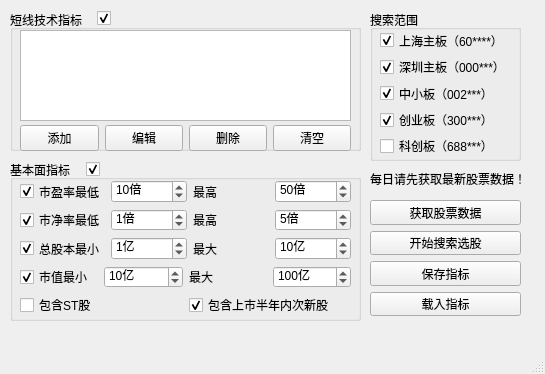
<?xml version="1.0" encoding="UTF-8"?>
<ui version="4.0">
 <class>StockFinder</class>
 <widget class="QMainWindow" name="StockFinder">
  <property name="geometry">
   <rect>
    <x>0</x>
    <y>0</y>
    <width>545</width>
    <height>374</height>
   </rect>
  </property>
  <property name="windowTitle">
   <string>智能选股器</string>
  </property>
  <widget class="QWidget" name="centralwidget">
   <widget class="QGroupBox" name="grpSearchRange">
    <property name="geometry">
     <rect>
      <x>370</x>
      <y>10</y>
      <width>151</width>
      <height>151</height>
     </rect>
    </property>
    <property name="font">
     <font>
      <family>Microsoft YaHei UI</family>
      <pointsize>9</pointsize>
     </font>
    </property>
    <property name="title">
     <string>搜索范围</string>
    </property>
    <widget class="QWidget" name="layoutWidget">
     <property name="geometry">
      <rect>
       <x>10</x>
       <y>20</y>
       <width>135</width>
       <height>126</height>
      </rect>
     </property>
     <property name="font">
      <font>
       <family>Microsoft YaHei UI</family>
       <pointsize>9</pointsize>
      </font>
     </property>
     <layout class="QVBoxLayout" name="verticalLayout_2">
      <item>
       <widget class="QCheckBox" name="cbxShanghaiMain">
        <property name="font">
         <font>
          <family>Microsoft YaHei UI</family>
          <pointsize>9</pointsize>
         </font>
        </property>
        <property name="text">
         <string>上海主板（60****）</string>
        </property>
        <property name="checked">
         <bool>true</bool>
        </property>
       </widget>
      </item>
      <item>
       <widget class="QCheckBox" name="cbxShenZhenMain">
        <property name="font">
         <font>
          <family>Microsoft YaHei UI</family>
          <pointsize>9</pointsize>
         </font>
        </property>
        <property name="text">
         <string>深圳主板（000***）</string>
        </property>
        <property name="checked">
         <bool>true</bool>
        </property>
       </widget>
      </item>
      <item>
       <widget class="QCheckBox" name="cbxShenZhenSmall">
        <property name="font">
         <font>
          <family>Microsoft YaHei UI</family>
          <pointsize>9</pointsize>
         </font>
        </property>
        <property name="text">
         <string>中小板（002***）</string>
        </property>
        <property name="checked">
         <bool>true</bool>
        </property>
       </widget>
      </item>
      <item>
       <widget class="QCheckBox" name="cbxShenZhenNew">
        <property name="font">
         <font>
          <family>Microsoft YaHei UI</family>
          <pointsize>9</pointsize>
         </font>
        </property>
        <property name="text">
         <string>创业板（300***）</string>
        </property>
        <property name="checked">
         <bool>true</bool>
        </property>
       </widget>
      </item>
      <item>
       <widget class="QCheckBox" name="cbxShanghaiScience">
        <property name="font">
         <font>
          <family>Microsoft YaHei UI</family>
          <pointsize>9</pointsize>
         </font>
        </property>
        <property name="text">
         <string>科创板（688***）</string>
        </property>
        <property name="checked">
         <bool>false</bool>
        </property>
       </widget>
      </item>
     </layout>
    </widget>
   </widget>
   <widget class="QGroupBox" name="grpTechnicalIndex">
    <property name="enabled">
     <bool>true</bool>
    </property>
    <property name="geometry">
     <rect>
      <x>10</x>
      <y>10</y>
      <width>351</width>
      <height>141</height>
     </rect>
    </property>
    <property name="font">
     <font>
      <family>Microsoft YaHei UI</family>
      <pointsize>9</pointsize>
     </font>
    </property>
    <property name="title">
     <string>短线技术指标</string>
    </property>
    <widget class="QListWidget" name="lstCriteriaItems">
     <property name="geometry">
      <rect>
       <x>10</x>
       <y>20</y>
       <width>331</width>
       <height>91</height>
      </rect>
     </property>
    </widget>
    <widget class="QWidget" name="layoutWidget">
     <property name="geometry">
      <rect>
       <x>10</x>
       <y>115</y>
       <width>331</width>
       <height>26</height>
      </rect>
     </property>
     <layout class="QHBoxLayout" name="horizontalLayout">
      <item>
       <widget class="QPushButton" name="btnAddCriteria">
        <property name="text">
         <string>添加</string>
        </property>
       </widget>
      </item>
      <item>
       <widget class="QPushButton" name="btnEditCriteria">
        <property name="text">
         <string>编辑</string>
        </property>
       </widget>
      </item>
      <item>
       <widget class="QPushButton" name="btnRemoveCriteria">
        <property name="text">
         <string>删除</string>
        </property>
       </widget>
      </item>
      <item>
       <widget class="QPushButton" name="btnResetCriteria">
        <property name="text">
         <string>清空</string>
        </property>
       </widget>
      </item>
     </layout>
    </widget>
   </widget>
   <widget class="QGroupBox" name="grpCompanyInfo">
    <property name="geometry">
     <rect>
      <x>10</x>
      <y>160</y>
      <width>351</width>
      <height>161</height>
     </rect>
    </property>
    <property name="font">
     <font>
      <family>Microsoft YaHei UI</family>
      <pointsize>9</pointsize>
     </font>
    </property>
    <property name="title">
     <string>基本面指标</string>
    </property>
    <widget class="QWidget" name="layoutWidget">
     <property name="geometry">
      <rect>
       <x>10</x>
       <y>20</y>
       <width>331</width>
       <height>136</height>
      </rect>
     </property>
     <property name="font">
      <font>
       <family>Microsoft YaHei UI</family>
       <pointsize>9</pointsize>
      </font>
     </property>
     <layout class="QVBoxLayout" name="verticalLayout_3">
      <item>
       <layout class="QHBoxLayout" name="horizontalLayout_2">
        <item>
         <widget class="QCheckBox" name="cbxPriceEarning">
          <property name="font">
           <font>
            <family>Microsoft YaHei UI</family>
            <pointsize>9</pointsize>
           </font>
          </property>
          <property name="text">
           <string>市盈率最低</string>
          </property>
          <property name="checked">
           <bool>true</bool>
          </property>
         </widget>
        </item>
        <item>
         <widget class="QSpinBox" name="spbPriceEarningMin">
          <property name="font">
           <font>
            <family>Microsoft YaHei UI</family>
            <pointsize>9</pointsize>
           </font>
          </property>
          <property name="suffix">
           <string>倍</string>
          </property>
          <property name="minimum">
           <number>0</number>
          </property>
          <property name="maximum">
           <number>100</number>
          </property>
          <property name="value">
           <number>10</number>
          </property>
         </widget>
        </item>
        <item>
         <widget class="QLabel" name="lblPriceEarningMax">
          <property name="font">
           <font>
            <family>Microsoft YaHei UI</family>
            <pointsize>9</pointsize>
           </font>
          </property>
          <property name="text">
           <string>最高</string>
          </property>
         </widget>
        </item>
        <item>
         <widget class="QSpinBox" name="spbPriceEarningMax">
          <property name="font">
           <font>
            <family>Microsoft YaHei UI</family>
            <pointsize>9</pointsize>
           </font>
          </property>
          <property name="suffix">
           <string>倍</string>
          </property>
          <property name="minimum">
           <number>5</number>
          </property>
          <property name="maximum">
           <number>1000</number>
          </property>
          <property name="value">
           <number>50</number>
          </property>
         </widget>
        </item>
       </layout>
      </item>
      <item>
       <layout class="QHBoxLayout" name="horizontalLayout_5">
        <item>
         <widget class="QCheckBox" name="cbxPriceBook">
          <property name="font">
           <font>
            <family>Microsoft YaHei UI</family>
            <pointsize>9</pointsize>
           </font>
          </property>
          <property name="text">
           <string>市净率最低</string>
          </property>
          <property name="checked">
           <bool>true</bool>
          </property>
         </widget>
        </item>
        <item>
         <widget class="QSpinBox" name="spbPriceBookMin">
          <property name="font">
           <font>
            <family>Microsoft YaHei UI</family>
            <pointsize>9</pointsize>
           </font>
          </property>
          <property name="suffix">
           <string>倍</string>
          </property>
          <property name="minimum">
           <number>0</number>
          </property>
          <property name="maximum">
           <number>10</number>
          </property>
          <property name="value">
           <number>1</number>
          </property>
         </widget>
        </item>
        <item>
         <widget class="QLabel" name="lblPriceBookMax">
          <property name="font">
           <font>
            <family>Microsoft YaHei UI</family>
            <pointsize>9</pointsize>
           </font>
          </property>
          <property name="text">
           <string>最高</string>
          </property>
         </widget>
        </item>
        <item>
         <widget class="QSpinBox" name="spbPriceBookMax">
          <property name="font">
           <font>
            <family>Microsoft YaHei UI</family>
            <pointsize>9</pointsize>
           </font>
          </property>
          <property name="suffix">
           <string>倍</string>
          </property>
          <property name="minimum">
           <number>1</number>
          </property>
          <property name="maximum">
           <number>50</number>
          </property>
          <property name="value">
           <number>5</number>
          </property>
         </widget>
        </item>
       </layout>
      </item>
      <item>
       <layout class="QHBoxLayout" name="horizontalLayout_7">
        <item>
         <widget class="QCheckBox" name="cbxTotalShare">
          <property name="font">
           <font>
            <family>Microsoft YaHei UI</family>
            <pointsize>9</pointsize>
           </font>
          </property>
          <property name="text">
           <string>总股本最小</string>
          </property>
          <property name="checked">
           <bool>true</bool>
          </property>
         </widget>
        </item>
        <item>
         <widget class="QSpinBox" name="spbTotalShareMin">
          <property name="font">
           <font>
            <family>Microsoft YaHei UI</family>
            <pointsize>9</pointsize>
           </font>
          </property>
          <property name="suffix">
           <string>亿</string>
          </property>
          <property name="minimum">
           <number>0</number>
          </property>
          <property name="maximum">
           <number>10</number>
          </property>
          <property name="value">
           <number>1</number>
          </property>
         </widget>
        </item>
        <item>
         <widget class="QLabel" name="lblTotalShareMax">
          <property name="font">
           <font>
            <family>Microsoft YaHei UI</family>
            <pointsize>9</pointsize>
           </font>
          </property>
          <property name="text">
           <string>最大</string>
          </property>
         </widget>
        </item>
        <item>
         <widget class="QSpinBox" name="spbTotalShareMax">
          <property name="font">
           <font>
            <family>Microsoft YaHei UI</family>
            <pointsize>9</pointsize>
           </font>
          </property>
          <property name="suffix">
           <string>亿</string>
          </property>
          <property name="minimum">
           <number>1</number>
          </property>
          <property name="maximum">
           <number>10000</number>
          </property>
          <property name="value">
           <number>10</number>
          </property>
         </widget>
        </item>
       </layout>
      </item>
      <item>
       <layout class="QHBoxLayout" name="horizontalLayout_6">
        <item>
         <widget class="QCheckBox" name="cbxTotalAsset">
          <property name="font">
           <font>
            <family>Microsoft YaHei UI</family>
            <pointsize>9</pointsize>
           </font>
          </property>
          <property name="text">
           <string>市值最小</string>
          </property>
          <property name="checked">
           <bool>true</bool>
          </property>
         </widget>
        </item>
        <item>
         <widget class="QSpinBox" name="spbTotalAssetsMin">
          <property name="font">
           <font>
            <family>Microsoft YaHei UI</family>
            <pointsize>9</pointsize>
           </font>
          </property>
          <property name="suffix">
           <string>亿</string>
          </property>
          <property name="minimum">
           <number>1</number>
          </property>
          <property name="maximum">
           <number>1000</number>
          </property>
          <property name="value">
           <number>10</number>
          </property>
         </widget>
        </item>
        <item>
         <widget class="QLabel" name="lblTotalAssetsMax">
          <property name="font">
           <font>
            <family>Microsoft YaHei UI</family>
            <pointsize>9</pointsize>
           </font>
          </property>
          <property name="text">
           <string>最大</string>
          </property>
         </widget>
        </item>
        <item>
         <widget class="QSpinBox" name="spbTotalAssetsMax">
          <property name="font">
           <font>
            <family>Microsoft YaHei UI</family>
            <pointsize>9</pointsize>
           </font>
          </property>
          <property name="suffix">
           <string>亿</string>
          </property>
          <property name="minimum">
           <number>10</number>
          </property>
          <property name="maximum">
           <number>99999</number>
          </property>
          <property name="value">
           <number>100</number>
          </property>
         </widget>
        </item>
       </layout>
      </item>
      <item>
       <layout class="QHBoxLayout" name="horizontalLayout_3">
        <item>
         <widget class="QCheckBox" name="cbxIncludeStStock">
          <property name="text">
           <string>包含ST股</string>
          </property>
         </widget>
        </item>
        <item>
         <widget class="QCheckBox" name="cbxIncludeNewStock">
          <property name="text">
           <string>包含上市半年内次新股</string>
          </property>
          <property name="checked">
           <bool>true</bool>
          </property>
         </widget>
        </item>
       </layout>
      </item>
     </layout>
    </widget>
   </widget>
   <widget class="QCheckBox" name="cbxTechnicalIndexEnabled">
    <property name="geometry">
     <rect>
      <x>97</x>
      <y>10</y>
      <width>21</width>
      <height>16</height>
     </rect>
    </property>
    <property name="font">
     <font>
      <family>Microsoft YaHei UI</family>
      <pointsize>9</pointsize>
     </font>
    </property>
    <property name="text">
     <string/>
    </property>
    <property name="checked">
     <bool>true</bool>
    </property>
   </widget>
   <widget class="QCheckBox" name="cbxCompanyInfoEnabled">
    <property name="geometry">
     <rect>
      <x>86</x>
      <y>161</y>
      <width>21</width>
      <height>16</height>
     </rect>
    </property>
    <property name="font">
     <font>
      <family>Microsoft YaHei UI</family>
      <pointsize>9</pointsize>
     </font>
    </property>
    <property name="text">
     <string/>
    </property>
    <property name="checked">
     <bool>true</bool>
    </property>
   </widget>
   <widget class="QWidget" name="layoutWidget">
    <property name="geometry">
     <rect>
      <x>370</x>
      <y>200</y>
      <width>151</width>
      <height>116</height>
     </rect>
    </property>
    <layout class="QVBoxLayout" name="verticalLayout">
     <item>
      <widget class="QPushButton" name="btnGetAllStockData">
       <property name="font">
        <font>
         <family>Microsoft YaHei UI</family>
         <pointsize>9</pointsize>
        </font>
       </property>
       <property name="text">
        <string>获取股票数据</string>
       </property>
      </widget>
     </item>
     <item>
      <widget class="QPushButton" name="btnStartSearch">
       <property name="font">
        <font>
         <family>Microsoft YaHei UI</family>
         <pointsize>9</pointsize>
        </font>
       </property>
       <property name="text">
        <string>开始搜索选股</string>
       </property>
      </widget>
     </item>
     <item>
      <widget class="QPushButton" name="btnSaveConfig">
       <property name="font">
        <font>
         <family>Microsoft YaHei UI</family>
         <pointsize>9</pointsize>
        </font>
       </property>
       <property name="text">
        <string>保存指标</string>
       </property>
      </widget>
     </item>
     <item>
      <widget class="QPushButton" name="btnLoadConfig">
       <property name="font">
        <font>
         <family>Microsoft YaHei UI</family>
         <pointsize>9</pointsize>
        </font>
       </property>
       <property name="text">
        <string>载入指标</string>
       </property>
      </widget>
     </item>
    </layout>
   </widget>
   <widget class="QLabel" name="lblGetStockReminder">
    <property name="geometry">
     <rect>
      <x>370</x>
      <y>171</y>
      <width>151</width>
      <height>16</height>
     </rect>
    </property>
    <property name="font">
     <font>
      <family>Microsoft YaHei UI</family>
      <pointsize>9</pointsize>
     </font>
    </property>
    <property name="text">
     <string>每日请先获取最新股票数据！</string>
    </property>
   </widget>
  </widget>
  <widget class="QMenuBar" name="menubar">
   <property name="geometry">
    <rect>
     <x>0</x>
     <y>0</y>
     <width>545</width>
     <height>22</height>
    </rect>
   </property>
  </widget>
  <widget class="QStatusBar" name="statusbar"/>
 </widget>
 <resources/>
 <connections>
  <connection>
   <sender>btnStartSearch</sender>
   <signal>clicked()</signal>
   <receiver>StockFinder</receiver>
   <slot>search_all_stocks()</slot>
   <hints>
    <hint type="sourcelabel">
     <x>423</x>
     <y>231</y>
    </hint>
    <hint type="destinationlabel">
     <x>451</x>
     <y>258</y>
    </hint>
   </hints>
  </connection>
  <connection>
   <sender>btnGetAllStockData</sender>
   <signal>clicked()</signal>
   <receiver>StockFinder</receiver>
   <slot>export_all_stock_data()</slot>
   <hints>
    <hint type="sourcelabel">
     <x>421</x>
     <y>208</y>
    </hint>
    <hint type="destinationlabel">
     <x>453</x>
     <y>185</y>
    </hint>
   </hints>
  </connection>
  <connection>
   <sender>cbxTechnicalIndexEnabled</sender>
   <signal>clicked(bool)</signal>
   <receiver>grpTechnicalIndex</receiver>
   <slot>setEnabled(bool)</slot>
   <hints>
    <hint type="sourcelabel">
     <x>80</x>
     <y>37</y>
    </hint>
    <hint type="destinationlabel">
     <x>54</x>
     <y>39</y>
    </hint>
   </hints>
  </connection>
  <connection>
   <sender>cbxPriceEarning</sender>
   <signal>clicked(bool)</signal>
   <receiver>spbPriceEarningMin</receiver>
   <slot>setEnabled(bool)</slot>
   <hints>
    <hint type="sourcelabel">
     <x>68</x>
     <y>214</y>
    </hint>
    <hint type="destinationlabel">
     <x>134</x>
     <y>214</y>
    </hint>
   </hints>
  </connection>
  <connection>
   <sender>cbxPriceEarning</sender>
   <signal>clicked(bool)</signal>
   <receiver>spbPriceEarningMax</receiver>
   <slot>setEnabled(bool)</slot>
   <hints>
    <hint type="sourcelabel">
     <x>69</x>
     <y>218</y>
    </hint>
    <hint type="destinationlabel">
     <x>296</x>
     <y>219</y>
    </hint>
   </hints>
  </connection>
  <connection>
   <sender>cbxPriceBook</sender>
   <signal>clicked(bool)</signal>
   <receiver>spbPriceBookMin</receiver>
   <slot>setEnabled(bool)</slot>
   <hints>
    <hint type="sourcelabel">
     <x>53</x>
     <y>242</y>
    </hint>
    <hint type="destinationlabel">
     <x>129</x>
     <y>242</y>
    </hint>
   </hints>
  </connection>
  <connection>
   <sender>cbxPriceBook</sender>
   <signal>clicked(bool)</signal>
   <receiver>spbPriceBookMax</receiver>
   <slot>setEnabled(bool)</slot>
   <hints>
    <hint type="sourcelabel">
     <x>71</x>
     <y>241</y>
    </hint>
    <hint type="destinationlabel">
     <x>292</x>
     <y>246</y>
    </hint>
   </hints>
  </connection>
  <connection>
   <sender>cbxTotalShare</sender>
   <signal>clicked(bool)</signal>
   <receiver>spbTotalShareMin</receiver>
   <slot>setEnabled(bool)</slot>
   <hints>
    <hint type="sourcelabel">
     <x>58</x>
     <y>269</y>
    </hint>
    <hint type="destinationlabel">
     <x>117</x>
     <y>269</y>
    </hint>
   </hints>
  </connection>
  <connection>
   <sender>cbxTotalShare</sender>
   <signal>clicked(bool)</signal>
   <receiver>spbTotalShareMax</receiver>
   <slot>setEnabled(bool)</slot>
   <hints>
    <hint type="sourcelabel">
     <x>66</x>
     <y>270</y>
    </hint>
    <hint type="destinationlabel">
     <x>298</x>
     <y>272</y>
    </hint>
   </hints>
  </connection>
  <connection>
   <sender>cbxTotalAsset</sender>
   <signal>clicked(bool)</signal>
   <receiver>spbTotalAssetsMin</receiver>
   <slot>setEnabled(bool)</slot>
   <hints>
    <hint type="sourcelabel">
     <x>98</x>
     <y>295</y>
    </hint>
    <hint type="destinationlabel">
     <x>128</x>
     <y>295</y>
    </hint>
   </hints>
  </connection>
  <connection>
   <sender>cbxTotalAsset</sender>
   <signal>clicked(bool)</signal>
   <receiver>spbTotalAssetsMax</receiver>
   <slot>setEnabled(bool)</slot>
   <hints>
    <hint type="sourcelabel">
     <x>62</x>
     <y>301</y>
    </hint>
    <hint type="destinationlabel">
     <x>290</x>
     <y>299</y>
    </hint>
   </hints>
  </connection>
  <connection>
   <sender>cbxCompanyInfoEnabled</sender>
   <signal>clicked(bool)</signal>
   <receiver>grpCompanyInfo</receiver>
   <slot>setEnabled(bool)</slot>
   <hints>
    <hint type="sourcelabel">
     <x>94</x>
     <y>188</y>
    </hint>
    <hint type="destinationlabel">
     <x>64</x>
     <y>190</y>
    </hint>
   </hints>
  </connection>
  <connection>
   <sender>btnAddCriteria</sender>
   <signal>clicked()</signal>
   <receiver>StockFinder</receiver>
   <slot>add_criteria_item()</slot>
   <hints>
    <hint type="sourcelabel">
     <x>60</x>
     <y>157</y>
    </hint>
    <hint type="destinationlabel">
     <x>65</x>
     <y>174</y>
    </hint>
   </hints>
  </connection>
  <connection>
   <sender>btnEditCriteria</sender>
   <signal>clicked()</signal>
   <receiver>StockFinder</receiver>
   <slot>modify_criteria_item()</slot>
   <hints>
    <hint type="sourcelabel">
     <x>149</x>
     <y>156</y>
    </hint>
    <hint type="destinationlabel">
     <x>182</x>
     <y>175</y>
    </hint>
   </hints>
  </connection>
  <connection>
   <sender>btnRemoveCriteria</sender>
   <signal>clicked()</signal>
   <receiver>StockFinder</receiver>
   <slot>remove_criteria_item()</slot>
   <hints>
    <hint type="sourcelabel">
     <x>224</x>
     <y>155</y>
    </hint>
    <hint type="destinationlabel">
     <x>307</x>
     <y>176</y>
    </hint>
   </hints>
  </connection>
  <connection>
   <sender>btnResetCriteria</sender>
   <signal>clicked()</signal>
   <receiver>StockFinder</receiver>
   <slot>reset_criteria_items()</slot>
   <hints>
    <hint type="sourcelabel">
     <x>313</x>
     <y>154</y>
    </hint>
    <hint type="destinationlabel">
     <x>367</x>
     <y>158</y>
    </hint>
   </hints>
  </connection>
  <connection>
   <sender>btnSaveConfig</sender>
   <signal>clicked()</signal>
   <receiver>StockFinder</receiver>
   <slot>export_search_config()</slot>
   <hints>
    <hint type="sourcelabel">
     <x>402</x>
     <y>264</y>
    </hint>
    <hint type="destinationlabel">
     <x>365</x>
     <y>266</y>
    </hint>
   </hints>
  </connection>
  <connection>
   <sender>btnLoadConfig</sender>
   <signal>clicked()</signal>
   <receiver>StockFinder</receiver>
   <slot>import_search_config()</slot>
   <hints>
    <hint type="sourcelabel">
     <x>408</x>
     <y>286</y>
    </hint>
    <hint type="destinationlabel">
     <x>364</x>
     <y>295</y>
    </hint>
   </hints>
  </connection>
 </connections>
 <slots>
  <slot>search_all_stocks()</slot>
  <slot>export_all_stock_data()</slot>
  <slot>add_criteria_item()</slot>
  <slot>modify_criteria_item()</slot>
  <slot>remove_criteria_item()</slot>
  <slot>reset_criteria_items()</slot>
  <slot>export_search_config()</slot>
  <slot>import_search_config()</slot>
 </slots>
</ui>
